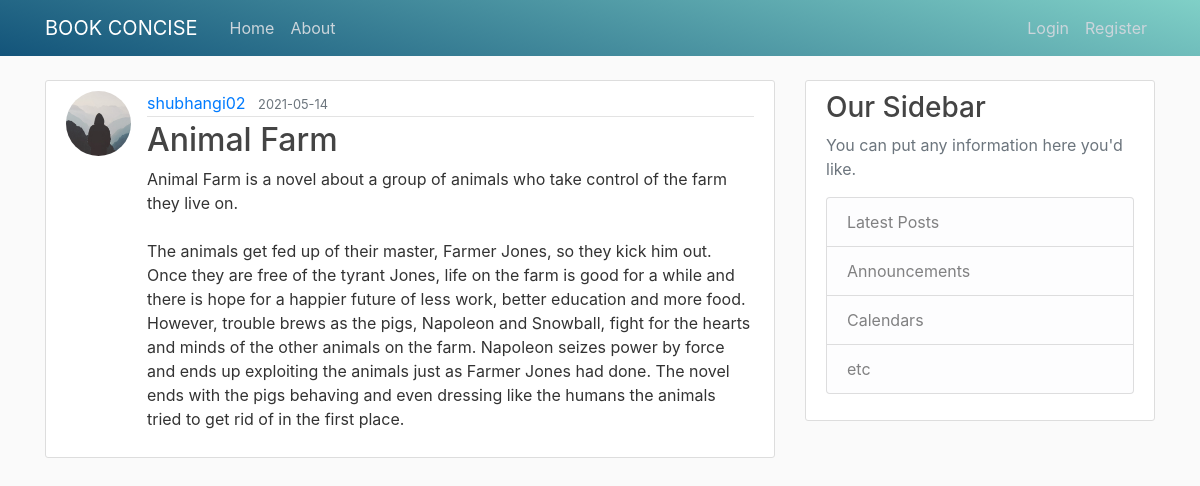
Screenshot of /post/8 with the database file from the repository.
### app/models.py (models this page shows, shortened)
class User(db.Model,UserMixin):
	id = db.Column(db.Integer, primary_key = True)
	username = db.Column(db.String(20),unique = True, nullable = False)
	email = db.Column(db.String(120),unique = True, nullable = False)
	image_file = db.Column(db.String(20), nullable = False, default = 'default.jpg')
	password = db.Column(db.String(60), nullable = False)
	posts = db.relationship('Post', backref = 'author', lazy = True)

class Post(db.Model,UserMixin):
	id = db.Column(db.Integer, primary_key = True)
	title = db.Column(db.String(100), nullable = False)
	date_posted = db.Column(db.DateTime,nullable = False,default = datetime.utcnow)
	content = db.Column(db.Text, nullable = False)
	user_id = db.Column(db.Integer, db.ForeignKey('user.id'),nullable = False)

### app/routes.py (the view)
@app.route('/post/<int:post_id>')
def post(post_id):
	post = Post.query.get_or_404(post_id)
	return render_template('post.html',post = post)

### app/templates/post.html (shortened to what this page needs)
{%  extends "layout.html" %}
{% block content %}
		<article class="media content-section">
			<img class = "rounded-circle article-img "src="{{ url_for('static', filename = 'profile_pics/' + post.author.image_file) }}">
		  <div class="media-body">
		    <div class="article-metadata">
		      <a class="mr-2" href="{{ url_for('user_posts', username=post.author.username) }}">{{ post.author.username }}</a>
		      <small class="text-muted">{{ post.date_posted.strftime('%Y-%m-%d')}}</small>
		    </div>
		    <h2 class="article-title">{{ post.title }}</h2>
		    <p class="article-content">{{ post.content }}</p>
		  </div>
		</article>
{% endblock content %}

### app/static/main.css (style rules this page uses)
body { background: #fafafa; color: #333333; margin-top: 5rem; }
h1, h2, h3, h4, h5, h6 { color: #444444; }
.content-section { background: #ffffff; padding: 10px 20px; border: 1px solid #dddddd; border-radius: 3px; margin-bottom: 20px; }
.article-title { color: #444444; }
.article-content { white-space: pre-line; }
.article-img { height: 65px; width: 65px; margin-right: 16px; }
.article-metadata { padding-bottom: 1px; margin-bottom: 4px; border-bottom: 1px solid #e3e3e3 }

### rows the page displays
User: image_file (placeholder picture), author.username "shubhangi02"
Post: date_posted "2021-05-14", title "Animal Farm", content "Animal Farm is a novel about a group of animals who take control of the farm they live on. The animals get fed up of their master, Farmer Jones, so they kick him out. Once they are free of the tyrant Jones, life on the farm is good for a while and there is hope for a happier future of less work, better education and more food. However, trouble brews as the pigs, Napoleon and Snowball, fight for the hearts and minds of the other animals on the farm. Napoleon seizes power by force and ends up exploiting the animals just as Farmer Jones had done. The novel ends with the pigs behaving and even dressing like the humans the animals tried to get rid of in the first place."
